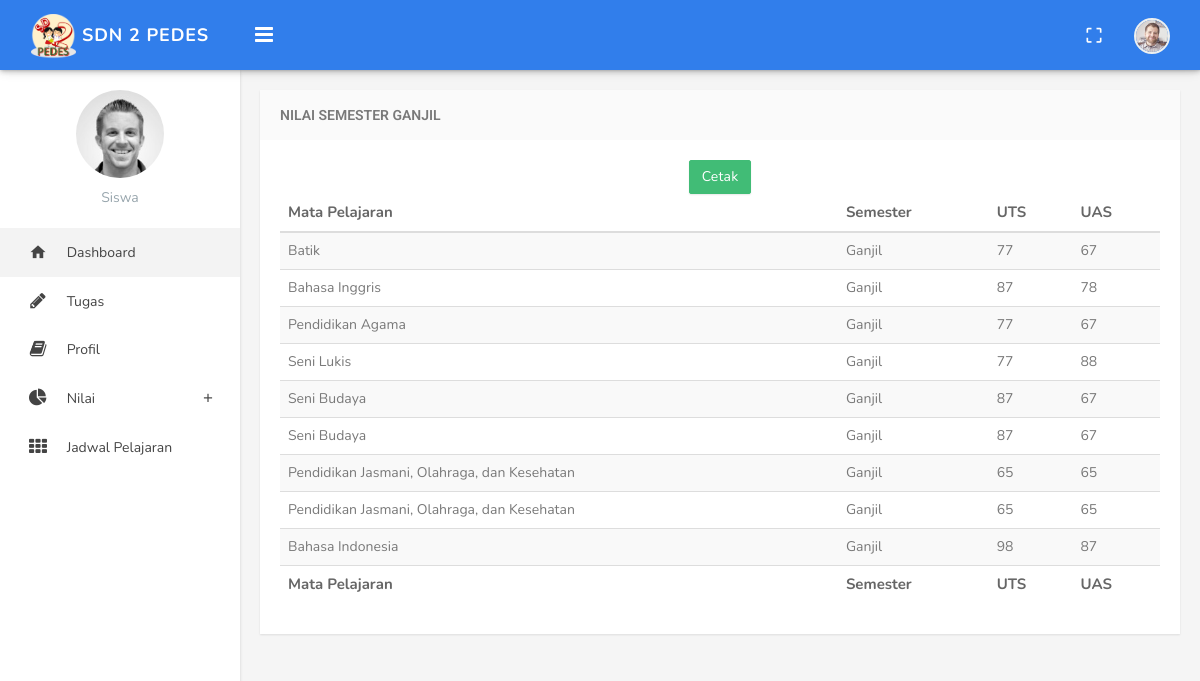
Page /index.php/user/nilai/semesterganjil on the earlier database version.
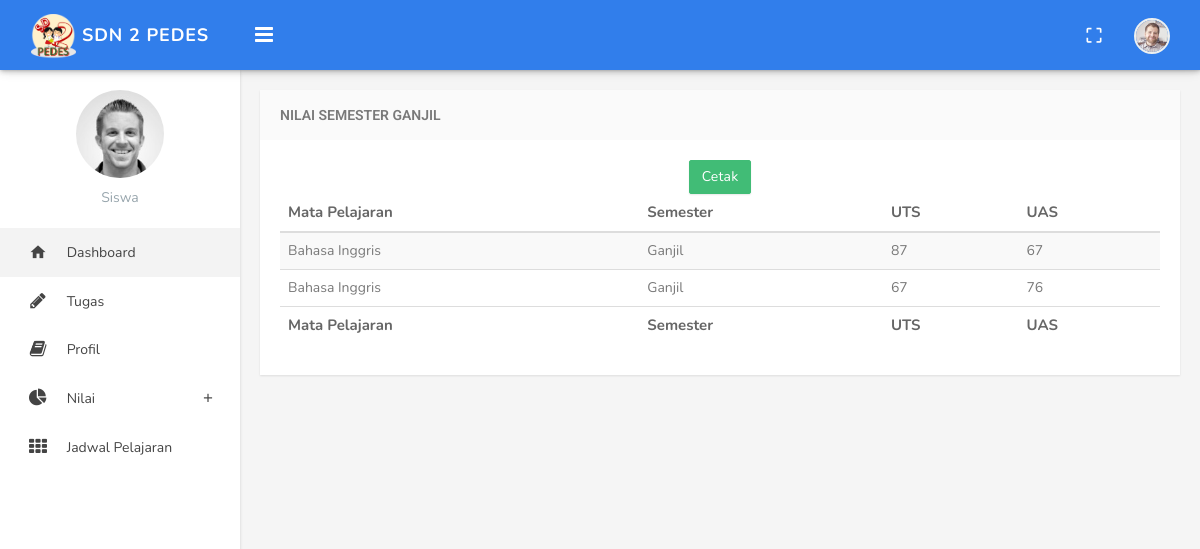
Same page on the later database version.
### tables this page shows
CREATE TABLE `nilai_siswa` (
  `id` int(5) NOT NULL,
  `nis` varchar(15) NOT NULL,
  `id_kelas` int(5) NOT NULL,
  `id_mapel` int(5) NOT NULL,
  `semester` enum('Ganjil','Genap') NOT NULL,
  `uts` decimal(10,0) NOT NULL,
  `uas` decimal(10,0) NOT NULL
);

CREATE TABLE `mapel` (
  `id` int(5) NOT NULL,
  `nama_mapel` varchar(50) NOT NULL
);

### application/controllers/user/Nilai.php (called while the page is built, shortened)
<?php
class Nilai extends CI_Controller
{
	public function semesterganjil()
	{
		$nik_siswa = $this->session->userdata('username');
		$data['nilai'] = $this->db->select('nilai_siswa.*,mapel.nama_mapel')->from('nilai_siswa')->join('mapel','mapel.id=nilai_siswa.id_mapel')->where('semester','Ganjil')->like('nilai_siswa.nis',$nik_siswa)->get()->result();
		$this->load->view('user/nilai/ganjil/index',$data);
	}
}

### index.php (called while the page is built, shortened)
<?php
require_once BASEPATH.'core/CodeIgniter.php';

### application/views/user/nilai/ganjil/index.php (the view, shortened to what this page needs)
<!DOCTYPE html>
<html>
<head>
  <?php $this->load->view('user/layouts/header');?>
</head>
<body class="fixed-left">
  <div id="wrapper">
    <?php $this->load->view('user/layouts/top_menu');?>
    <?php $this->load->view('user/layouts/sidebar');?>
    <div class="content-page">
            <div class="content">
                <div class="container">
                    <div class="row">
                        <div class="col-sm-12">
                            <div class="panel panel-default">
        <div class="panel-heading"><h3 class="panel-title">Nilai Semester Ganjil</h3></div>
        <div class="panel-body" align="center">
          <a target="_blank" class="btn btn-success" href="<?=site_url('user/nilai/cetak');?>">Cetak</a>
            <table class="data table table-striped">
              <thead>
                <tr>
                  <th>Mata Pelajaran</th>
                  <th>Semester</th>
                  <th>UTS</th>
                  <th>UAS</th>
                </tr>
              </thead>
              <tbody>
                <?php foreach($nilai as $nilai) : ?>
                  <tr>
                    <td><?= $nilai->nama_mapel;?></td>
                    <td><?= $nilai->semester;?></td>
                    <td><?= $nilai->uts;?></td>
                    <td><?= $nilai->uas;?></td>
                  </tr>
                <?php endforeach;?>
              </tbody>
              <tfoot>
                <tr>
                  <th>Mata Pelajaran</th>
                  <th>Semester</th>
                  <th>UTS</th>
                  <th>UAS</th>
                </tr>
              </tfoot>
            </table>
    </div>
  </div>
  </div>
  </div>
  </div>
  </div>
</body>
</html>

### application/views/user/layouts/header.php (shortened to what this page needs)
<link href="<?php echo base_url('assets/blue/css/bootstrap.min.css');?>" rel="stylesheet" />
<link href="<?php echo base_url('assets/blue/assets/font-awesome/css/font-awesome.min.css');?>" rel="stylesheet" />
<link href="<?php echo base_url('assets/blue/assets/ionicon/css/ionicons.min.css');?>" rel="stylesheet" />
<link href="<?php echo base_url('assets/blue/css/material-design-iconic-font.min.css');?>" rel="stylesheet">
<link href="<?php echo base_url('assets/blue/css/animate.css');?>" rel="stylesheet" />
<link href="<?php echo base_url('assets/blue/css/waves-effect.css');?>" rel="stylesheet">
<link rel="stylesheet" type="text/css" href="<?php echo base_url('assets/blue/assets/form-wizard/jquery.steps.css');?>" />
<link href="<?php echo base_url('assets/blue/assets/sweet-alert/sweet-alert.min.css');?>" rel="stylesheet">
<link rel="stylesheet" href="<?php echo base_url('assets/blue/assets/magnific-popup/magnific-popup.css');?>" />
<link href="<?php echo base_url('assets/blue/assets/tagsinput/jquery.tagsinput.css');?>" rel="stylesheet" />
<link href="<?php echo base_url('assets/blue/assets/toggles/toggles.css');?>" rel="stylesheet" />
<link href="<?php echo base_url('assets/blue/assets/timepicker/bootstrap-timepicker.min.css');?>" rel="stylesheet" />
<link href="<?php echo base_url('assets/blue/assets/timepicker/bootstrap-datepicker.min.css');?>" rel="stylesheet" />
<link href="<?php echo base_url('assets/blue/assets/colorpicker/colorpicker.css');?>" rel="stylesheet" type="text/css" />
<link href="<?php echo base_url('assets/blue/assets/jquery-multi-select/multi-select.css');?>"  rel="stylesheet" type="text/css" />
<link href="<?php echo base_url('assets/blue/assets/select2/select2.css');?>" rel="stylesheet" type="text/css" />
<link rel="stylesheet" type="text/css" href="<?php echo base_url('assets/datatables/css/jquery.dataTables.css');?>">
<link rel="stylesheet" type="text/css" href="<?php echo base_url('assets/datatables/css/dataTables.bootstrap4.css');?>">
<link href="<?php echo base_url('assets/blue/css/helper.css');?>" rel="stylesheet" type="text/css" />
<link href="<?php echo base_url('assets/blue/css/style.css');?>" rel="stylesheet" type="text/css" />

### application/views/user/layouts/top_menu.php (shortened to what this page needs)
<div class="topbar">
                <div class="topbar-left">
                    <div class="text-center">
                        <a href="index.html" class="logo"><img style="width="46" height="46"" src="<?php echo base_url('assets/blue/images/icon_sd.png');?>"> <span>SDN 2 Pedes </span></a>
                    </div>
                </div>
                <div class="navbar navbar-default" role="navigation">
                    <div class="container">
                        <div class="">
                            <div class="pull-left">
                                <button class="button-menu-mobile open-left">
                                    <i class="fa fa-bars"></i>
                                </button>
                            </div>
                            <ul class="nav navbar-nav navbar-right pull-right">
                                <li class="hidden-xs">
                                    <a href="#" id="btn-fullscreen" class="waves-effect waves-light"><i class="md md-crop-free"></i></a>
                                </li>
                                <li class="dropdown">
                                    <a href="" class="dropdown-toggle profile" data-toggle="dropdown" aria-expanded="true"><img src="<?php echo base_url('assets/blue/images/avatar-1.jpg');?>" alt="user-img" class="img-circle"> </a>
                                </li>
                            </ul>
                        </div>
                    </div>
                </div>
            </div>

### application/views/user/layouts/sidebar.php (shortened to what this page needs)
<div class="left side-menu">
                <div class="sidebar-inner slimscrollleft">
                    <div class="user-details" align="center">
                        <div>
                            <img src="<?php echo base_url('assets/blue/images/users/avatar-1.jpg');?>" alt="User Image" class="thumb-lg img-circle">
                        </div>
                        <div >
                            <p class="text-muted m-0">Siswa</p>
                        </div>
                    </div>
                    <div id="sidebar-menu">
                        <ul>
                            <li>
                                <a href="<?= site_url('user/dashboard');?>" class="waves-effect active"><i class="md md-home"></i><span> Dashboard </span></a>
                            </li>
                            <li>
                                <a href="<?= site_url('user/tugas');?>" class="waves-effect"><i class="fa fa-pencil"></i> <span>Tugas</span></a>
                            </li>
                            <li>
                                <a href="<?= site_url('user/profil');?>" class="waves-effect"><i class="fa fa-book"></i> <span>Profil</span></a>
                            </li>
                            <li class="has_sub">
                                <a href="#" class="waves-effect"><i class="fa fa-pie-chart"></i>
                                <span>Nilai</span>
                                <span class="pull-right"><i class="md md-add"></i></span>
                                </a>
                            </li>
                            <li>
                                <a href="<?php echo site_url('user/jadwalpelajaran');?>" class="waves-effect"><i class="fa fa-th"></i> <span>Jadwal Pelajaran</span></a>
                            </li>
                          </ul>
                    </div>
                </div>
            </div>

### assets/blue/css/waves-effect.css (style rules this page uses)
.waves-effect { position: relative; cursor: pointer; display: inline-block; overflow: hidden; -webkit-user-select: none; -moz-user-select: none; -ms-user-select: none; user-select: none; -webkit-tap-highlight-color: transparent; vertical-align: middle; z-index: 1; will-change: opacity, transform; -webkit-transition: all 0.3s ease-out; -moz-transition: all 0.3s ease-out; -o-transition: all 0.3s ease-out; -ms-transition: all 0.3s ease-out; transition: all 0.3s ease-out; }

### assets/blue/css/helper.css (style rules this page uses)
.m-0 { margin: 0px !important; }
.thumb-lg { height: 88px; width: 88px; }

Differences in the rows shown:
removed nilai_siswa: id_mapel.nama_mapel "Batik", semester "Ganjil", uts "77", uas "67"
removed nilai_siswa: id_mapel.nama_mapel "Bahasa Inggris", semester "Ganjil", uts "87", uas "78"
removed nilai_siswa: id_mapel.nama_mapel "Pendidikan Agama", semester "Ganjil", uts "77", uas "67"
removed nilai_siswa: id_mapel.nama_mapel "Seni Lukis", semester "Ganjil", uts "77", uas "88"
removed nilai_siswa: id_mapel.nama_mapel "Seni Budaya", semester "Ganjil", uts "87", uas "67"
removed nilai_siswa: id_mapel.nama_mapel "Seni Budaya", semester "Ganjil", uts "87", uas "67"
removed nilai_siswa: id_mapel.nama_mapel "Pendidikan Jasmani, Olahraga, dan Kesehatan", semester "Ganjil", uts "65", uas "65"
removed nilai_siswa: id_mapel.nama_mapel "Pendidikan Jasmani, Olahraga, dan Kesehatan", semester "Ganjil", uts "65", uas "65"
removed nilai_siswa: id_mapel.nama_mapel "Bahasa Indonesia", semester "Ganjil", uts "98", uas "87"
added nilai_siswa: id_mapel.nama_mapel "Bahasa Inggris", semester "Ganjil", uts "87", uas "67"
added nilai_siswa: id_mapel.nama_mapel "Bahasa Inggris", semester "Ganjil", uts "67", uas "76"
